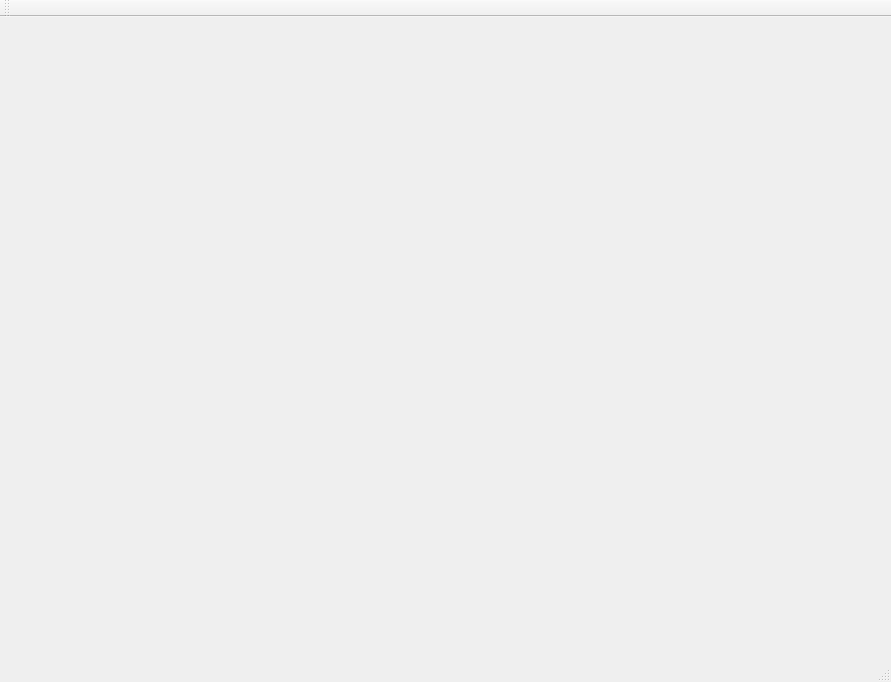
<?xml version="1.0" encoding="UTF-8"?>
<ui version="4.0">
 <class>QtWidgetsApplication2Class</class>
 <widget class="QMainWindow" name="QtWidgetsApplication2Class">
  <property name="geometry">
   <rect>
    <x>0</x>
    <y>0</y>
    <width>891</width>
    <height>682</height>
   </rect>
  </property>
  <property name="windowTitle">
   <string>QtWidgetsApplication2</string>
  </property>
  <widget class="QWidget" name="centralWidget"/>
  <widget class="QToolBar" name="mainToolBar">
   <attribute name="toolBarArea">
    <enum>TopToolBarArea</enum>
   </attribute>
   <attribute name="toolBarBreak">
    <bool>false</bool>
   </attribute>
  </widget>
  <widget class="QStatusBar" name="statusBar"/>
 </widget>
 <layoutdefault spacing="6" margin="11"/>
 <resources>
  <include location="QtWidgetsApplication2.qrc"/>
 </resources>
 <connections/>
</ui>
